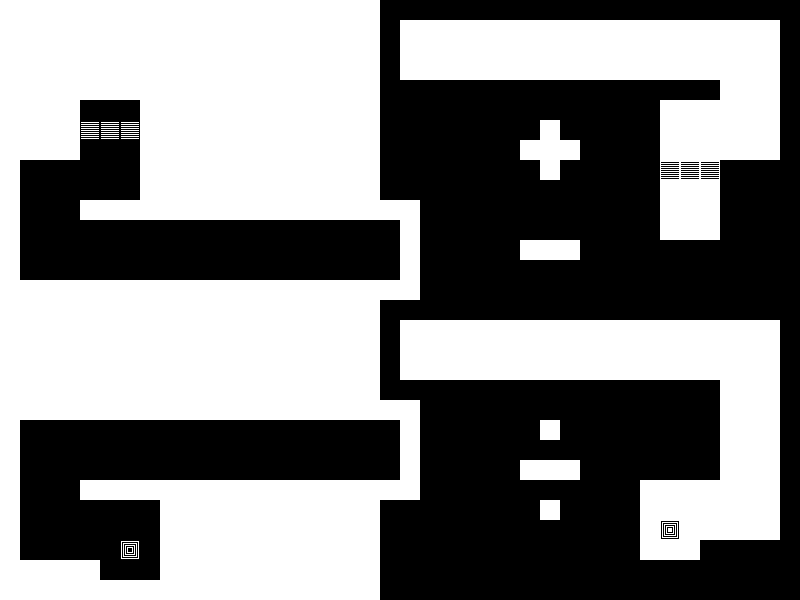

A level layout from a 2D game, rendered from its tile map. Below: a short description, then the map file with tile-grid data replaced by summaries:
An orthogonal 40x30 tile map with 20x20 px tiles, 1 tile layer (a), 2 hidden layers not drawn, 4 tilesets.

<map version="1.0" orientation="orthogonal" width="40" height="30" tilewidth="20" tileheight="20">
 <tileset firstgid="1" source="mirrorsTiles.tsx" />
 <tileset firstgid="4" source="mirrorExit.tsx" />
 <tileset firstgid="7" source="mirrorsSpawn.tsx" />
 <tileset firstgid="10" source="mirrorsAlt.tsx" />
 <layer name="a" width="40" height="30">
  <data>[1200 cells, 1200 non-empty, 6 distinct tile ids]</data>
 </layer>
 <layer name="b" width="40" height="30" visible="0">
  <data>[1200 cells, 1200 non-empty, 2 distinct tile ids]</data>
 </layer>
 <layer name="c" width="40" height="30" visible="0">
  <data>[1200 cells, 1200 non-empty, 3 distinct tile ids]</data>
 </layer>
</map>
